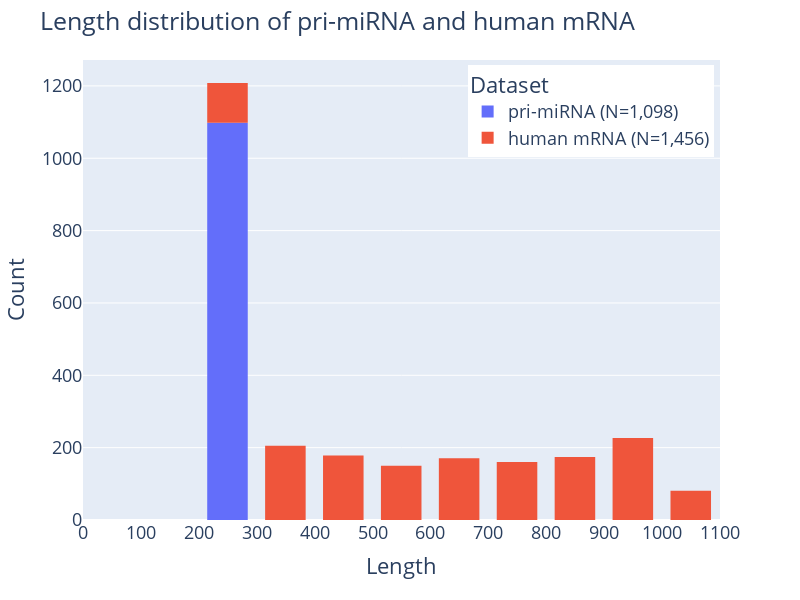

Notebook cell for this chart:
### Code cell
# plot both length distributions

import plotly.graph_objs as go
import plotly.express as px

# make bar thinner
fig = px.histogram(df, x="length", color="dataset", barmode="relative", range_x=[0,100*np.ceil(max(df['length'])/100)], nbins=int(np.ceil(max(df['length'])/100)))
fig.update_layout(
    title="Length distribution of pri-miRNA and human mRNA",
    xaxis_title="Length",
    yaxis_title="Count",
    legend_title="Dataset",
    bargap=0.3,
    font=dict(
        size=18,
    ),
    xaxis=dict(
        tickmode='linear',
        tick0=0,
        dtick=100
    ),
    width=800,  
    height=600,
    legend=dict(
        yanchor="top",
        y=0.99,
        xanchor="right",
        x=0.99
    ),
    paper_bgcolor="white",
    # plot_bgcolor="white",
)

# to pdf
import plotly.io as pio
pio.write_image(fig, 'images/length_distribution.pdf')
fig.show()

### Figure 1 — Plotly figure (JSON) as saved in the notebook; plotly's stock layout.template omitted (floating-point values rounded to 4 significant figures; data arrays with more than 128 entries replaced by an {"elided": "..."} marker saying what was removed)
{"data": [{"alignmentgroup": "True", "bingroup": "x", "hovertemplate": "dataset=pri-miRNA (N=1,098)<br>length=%{x}<br>count=%{y}<extra></extra>", "legendgroup": "pri-miRNA (N=1,098)", "marker": {"color": "#636efa", "pattern": {"shape": ""}}, "name": "pri-miRNA (N=1,098)", "nbinsx": 11, "offsetgroup": "pri-miRNA (N=1,098)", "orientation": "v", "showlegend": true, "type": "histogram", "x": {"elided": "1098 int values"}, "xaxis": "x", "yaxis": "y"}, {"alignmentgroup": "True", "bingroup": "x", "hovertemplate": "dataset=human mRNA (N=1,456)<br>length=%{x}<br>count=%{y}<extra></extra>", "legendgroup": "human mRNA (N=1,456)", "marker": {"color": "#EF553B", "pattern": {"shape": ""}}, "name": "human mRNA (N=1,456)", "nbinsx": 11, "offsetgroup": "human mRNA (N=1,456)", "orientation": "v", "showlegend": true, "type": "histogram", "x": {"elided": "1456 int values"}, "xaxis": "x", "yaxis": "y"}], "layout": {"bargap": 0.3, "barmode": "relative", "font": {"size": 18}, "height": 600, "legend": {"title": {"text": "Dataset"}, "tracegroupgap": 0, "x": 0.99, "xanchor": "right", "y": 0.99, "yanchor": "top"}, "margin": {"t": 60}, "paper_bgcolor": "white", "title": {"text": "Length distribution of pri-miRNA and human mRNA"}, "width": 800, "xaxis": {"anchor": "y", "domain": [0, 1], "dtick": 100, "range": [0, 1100], "tick0": 0, "tickmode": "linear", "title": {"text": "Length"}}, "yaxis": {"anchor": "x", "domain": [0, 1], "title": {"text": "Count"}}}}
